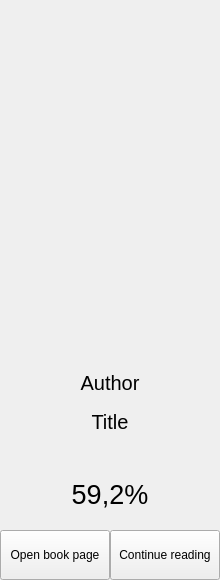
<?xml version="1.0" encoding="UTF-8"?>
<ui version="4.0">
 <class>BookWidget</class>
 <widget class="QWidget" name="BookWidget">
  <property name="geometry">
   <rect>
    <x>0</x>
    <y>0</y>
    <width>220</width>
    <height>580</height>
   </rect>
  </property>
  <property name="sizePolicy">
   <sizepolicy hsizetype="Preferred" vsizetype="Expanding">
    <horstretch>0</horstretch>
    <verstretch>0</verstretch>
   </sizepolicy>
  </property>
  <property name="minimumSize">
   <size>
    <width>220</width>
    <height>0</height>
   </size>
  </property>
  <property name="maximumSize">
   <size>
    <width>220</width>
    <height>16777215</height>
   </size>
  </property>
  <property name="windowTitle">
   <string>Form</string>
  </property>
  <layout class="QVBoxLayout" name="verticalLayout_4">
   <property name="spacing">
    <number>0</number>
   </property>
   <property name="leftMargin">
    <number>0</number>
   </property>
   <property name="topMargin">
    <number>0</number>
   </property>
   <property name="rightMargin">
    <number>0</number>
   </property>
   <property name="bottomMargin">
    <number>0</number>
   </property>
   <item>
    <widget class="QWidget" name="LastBookLayout" native="true">
     <layout class="QVBoxLayout" name="verticalLayout" stretch="1,0">
      <property name="spacing">
       <number>0</number>
      </property>
      <property name="sizeConstraint">
       <enum>QLayout::SetNoConstraint</enum>
      </property>
      <property name="leftMargin">
       <number>0</number>
      </property>
      <property name="topMargin">
       <number>0</number>
      </property>
      <property name="rightMargin">
       <number>0</number>
      </property>
      <property name="bottomMargin">
       <number>0</number>
      </property>
      <item>
       <widget class="QLabel" name="ImageLabel">
        <property name="sizePolicy">
         <sizepolicy hsizetype="Expanding" vsizetype="Expanding">
          <horstretch>0</horstretch>
          <verstretch>0</verstretch>
         </sizepolicy>
        </property>
        <property name="maximumSize">
         <size>
          <width>220</width>
          <height>16777215</height>
         </size>
        </property>
        <property name="text">
         <string/>
        </property>
        <property name="alignment">
         <set>Qt::AlignHCenter|Qt::AlignTop</set>
        </property>
       </widget>
      </item>
      <item>
       <layout class="QVBoxLayout" name="verticalLayout_3" stretch="1,0,0,0,1,0,0,0">
        <property name="spacing">
         <number>5</number>
        </property>
        <property name="sizeConstraint">
         <enum>QLayout::SetNoConstraint</enum>
        </property>
        <property name="bottomMargin">
         <number>0</number>
        </property>
        <item>
         <spacer name="verticalSpacer">
          <property name="orientation">
           <enum>Qt::Vertical</enum>
          </property>
          <property name="sizeType">
           <enum>QSizePolicy::Expanding</enum>
          </property>
          <property name="sizeHint" stdset="0">
           <size>
            <width>20</width>
            <height>40</height>
           </size>
          </property>
         </spacer>
        </item>
        <item>
         <widget class="QLabel" name="Author">
          <property name="sizePolicy">
           <sizepolicy hsizetype="Preferred" vsizetype="Fixed">
            <horstretch>0</horstretch>
            <verstretch>0</verstretch>
           </sizepolicy>
          </property>
          <property name="font">
           <font>
            <pointsize>15</pointsize>
           </font>
          </property>
          <property name="text">
           <string>Author</string>
          </property>
          <property name="alignment">
           <set>Qt::AlignCenter</set>
          </property>
          <property name="wordWrap">
           <bool>true</bool>
          </property>
         </widget>
        </item>
        <item>
         <spacer name="verticalSpacer_2">
          <property name="orientation">
           <enum>Qt::Vertical</enum>
          </property>
          <property name="sizeType">
           <enum>QSizePolicy::Expanding</enum>
          </property>
          <property name="sizeHint" stdset="0">
           <size>
            <width>20</width>
            <height>10</height>
           </size>
          </property>
         </spacer>
        </item>
        <item>
         <widget class="QLabel" name="Title">
          <property name="sizePolicy">
           <sizepolicy hsizetype="Preferred" vsizetype="Fixed">
            <horstretch>0</horstretch>
            <verstretch>0</verstretch>
           </sizepolicy>
          </property>
          <property name="font">
           <font>
            <pointsize>15</pointsize>
           </font>
          </property>
          <property name="text">
           <string>Title</string>
          </property>
          <property name="alignment">
           <set>Qt::AlignCenter</set>
          </property>
          <property name="wordWrap">
           <bool>true</bool>
          </property>
         </widget>
        </item>
        <item>
         <spacer name="verticalSpacer_3">
          <property name="orientation">
           <enum>Qt::Vertical</enum>
          </property>
          <property name="sizeType">
           <enum>QSizePolicy::Expanding</enum>
          </property>
          <property name="sizeHint" stdset="0">
           <size>
            <width>20</width>
            <height>40</height>
           </size>
          </property>
         </spacer>
        </item>
        <item>
         <widget class="QLabel" name="BookProgress">
          <property name="sizePolicy">
           <sizepolicy hsizetype="Preferred" vsizetype="Fixed">
            <horstretch>0</horstretch>
            <verstretch>0</verstretch>
           </sizepolicy>
          </property>
          <property name="font">
           <font>
            <pointsize>20</pointsize>
           </font>
          </property>
          <property name="text">
           <string>59,2%</string>
          </property>
          <property name="alignment">
           <set>Qt::AlignCenter</set>
          </property>
         </widget>
        </item>
        <item>
         <spacer name="verticalSpacer_4">
          <property name="orientation">
           <enum>Qt::Vertical</enum>
          </property>
          <property name="sizeType">
           <enum>QSizePolicy::Fixed</enum>
          </property>
          <property name="sizeHint" stdset="0">
           <size>
            <width>20</width>
            <height>15</height>
           </size>
          </property>
         </spacer>
        </item>
        <item>
         <layout class="QHBoxLayout" name="horizontalLayout_2">
          <property name="spacing">
           <number>0</number>
          </property>
          <property name="rightMargin">
           <number>0</number>
          </property>
          <item>
           <widget class="QPushButton" name="PageButton">
            <property name="sizePolicy">
             <sizepolicy hsizetype="Minimum" vsizetype="Expanding">
              <horstretch>0</horstretch>
              <verstretch>0</verstretch>
             </sizepolicy>
            </property>
            <property name="minimumSize">
             <size>
              <width>0</width>
              <height>50</height>
             </size>
            </property>
            <property name="maximumSize">
             <size>
              <width>16777215</width>
              <height>50</height>
             </size>
            </property>
            <property name="text">
             <string>Open book page</string>
            </property>
           </widget>
          </item>
          <item>
           <widget class="QPushButton" name="ReadButton">
            <property name="sizePolicy">
             <sizepolicy hsizetype="Minimum" vsizetype="Expanding">
              <horstretch>0</horstretch>
              <verstretch>0</verstretch>
             </sizepolicy>
            </property>
            <property name="minimumSize">
             <size>
              <width>100</width>
              <height>50</height>
             </size>
            </property>
            <property name="maximumSize">
             <size>
              <width>16777215</width>
              <height>50</height>
             </size>
            </property>
            <property name="text">
             <string>Continue reading</string>
            </property>
           </widget>
          </item>
         </layout>
        </item>
       </layout>
      </item>
     </layout>
     <zorder>ImageLabel</zorder>
     <zorder>ImageLabel</zorder>
     <zorder></zorder>
    </widget>
   </item>
  </layout>
 </widget>
 <resources/>
 <connections/>
</ui>
